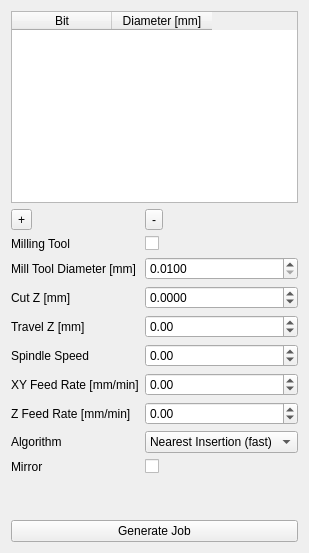
                  <widget class="QWidget" name="drill_page">
                   <layout class="QGridLayout" name="gridLayout_5">
                    <item row="4" column="2">
                     <widget class="QDoubleSpinBox" name="drill_milling_tool_diameter_dsb">
                      <property name="accelerated">
                       <bool>true</bool>
                      </property>
                      <property name="decimals">
                       <number>4</number>
                      </property>
                      <property name="minimum">
                       <double>0.010000000000000</double>
                      </property>
                      <property name="singleStep">
                       <double>0.000100000000000</double>
                      </property>
                     </widget>
                    </item>
                    <item row="7" column="1">
                     <widget class="QLabel" name="drill_travel_z_la">
                      <property name="text">
                       <string>Travel Z [mm]</string>
                      </property>
                     </widget>
                    </item>
                    <item row="2" column="1">
                     <widget class="QToolButton" name="add_drill_tool_tb">
                      <property name="text">
                       <string>+</string>
                      </property>
                     </widget>
                    </item>
                    <item row="12" column="1">
                     <widget class="QLabel" name="drill_z_feed_rate_la">
                      <property name="text">
                       <string>Z Feed Rate [mm/min]</string>
                      </property>
                     </widget>
                    </item>
                    <item row="10" column="1">
                     <widget class="QLabel" name="drill_xy_feed_rate_la">
                      <property name="text">
                       <string>XY Feed Rate [mm/min]</string>
                      </property>
                     </widget>
                    </item>
                    <item row="6" column="1">
                     <widget class="QLabel" name="drill_cut_z_la">
                      <property name="text">
                       <string>Cut Z [mm]</string>
                      </property>
                     </widget>
                    </item>
                    <item row="7" column="2">
                     <widget class="QDoubleSpinBox" name="drill_travel_z_dsb">
                      <property name="accelerated">
                       <bool>true</bool>
                      </property>
                      <property name="decimals">
                       <number>2</number>
                      </property>
                      <property name="minimum">
                       <double>-9999.000000000000000</double>
                      </property>
                      <property name="maximum">
                       <double>9999.000000000000000</double>
                      </property>
                      <property name="singleStep">
                       <double>0.010000000000000</double>
                      </property>
                     </widget>
                    </item>
                    <item row="3" column="1">
                     <widget class="QLabel" name="drill_milling_tool_la">
                      <property name="text">
                       <string>Milling Tool</string>
                      </property>
                     </widget>
                    </item>
                    <item row="2" column="2">
                     <widget class="QToolButton" name="remove_drill_tool_tb">
                      <property name="text">
                       <string>-</string>
                      </property>
                     </widget>
                    </item>
                    <item row="3" column="2">
                     <widget class="QCheckBox" name="drill_milling_tool_chb">
                      <property name="text">
                       <string/>
                      </property>
                     </widget>
                    </item>
                    <item row="13" column="1">
                     <widget class="QLabel" name="drill_optimization_la">
                      <property name="text">
                       <string>Algorithm</string>
                      </property>
                     </widget>
                    </item>
                    <item row="12" column="2">
                     <widget class="QDoubleSpinBox" name="drill_z_feed_rate_dsb">
                      <property name="accelerated">
                       <bool>true</bool>
                      </property>
                      <property name="decimals">
                       <number>2</number>
                      </property>
                      <property name="minimum">
                       <double>-9999.000000000000000</double>
                      </property>
                      <property name="maximum">
                       <double>9999.000000000000000</double>
                      </property>
                     </widget>
                    </item>
                    <item row="0" column="1" colspan="2">
                     <widget class="QTableWidget" name="drill_tw">
                      <property name="selectionBehavior">
                       <enum>QAbstractItemView::SelectionBehavior::SelectItems</enum>
                      </property>
                      <property name="columnCount">
                       <number>2</number>
                      </property>
                      <column>
                       <property name="text">
                        <string>Bit</string>
                       </property>
                      </column>
                      <column>
                       <property name="text">
                        <string>Diameter [mm]</string>
                       </property>
                      </column>
                     </widget>
                    </item>
                    <item row="6" column="2">
                     <widget class="QDoubleSpinBox" name="drill_cut_z_dsb">
                      <property name="decimals">
                       <number>4</number>
                      </property>
                      <property name="minimum">
                       <double>-9999.000000000000000</double>
                      </property>
                      <property name="maximum">
                       <double>9999.000000000000000</double>
                      </property>
                      <property name="singleStep">
                       <double>0.000100000000000</double>
                      </property>
                     </widget>
                    </item>
                    <item row="8" column="2">
                     <widget class="QDoubleSpinBox" name="drill_spindle_speed_dsb">
                      <property name="accelerated">
                       <bool>true</bool>
                      </property>
                      <property name="decimals">
                       <number>2</number>
                      </property>
                      <property name="minimum">
                       <double>-9999.000000000000000</double>
                      </property>
                      <property name="maximum">
                       <double>9999.000000000000000</double>
                      </property>
                     </widget>
                    </item>
                    <item row="8" column="1">
                     <widget class="QLabel" name="drill_spindle_speed_la">
                      <property name="text">
                       <string>Spindle Speed</string>
                      </property>
                     </widget>
                    </item>
                    <item row="10" column="2">
                     <widget class="QDoubleSpinBox" name="drill_xy_feed_rate_dsb">
                      <property name="accelerated">
                       <bool>true</bool>
                      </property>
                      <property name="decimals">
                       <number>2</number>
                      </property>
                      <property name="minimum">
                       <double>-9999.000000000000000</double>
                      </property>
                      <property name="maximum">
                       <double>9999.000000000000000</double>
                      </property>
                     </widget>
                    </item>
                    <item row="4" column="1">
                     <widget class="QLabel" name="drill_milling_tool_diameter_la">
                      <property name="text">
                       <string>Mill Tool Diameter [mm]</string>
                      </property>
                     </widget>
                    </item>
                    <item row="15" column="1" colspan="2">
                     <spacer name="drill_vertical_spacer">
                      <property name="orientation">
                       <enum>Qt::Orientation::Vertical</enum>
                      </property>
                      <property name="sizeHint" stdset="0">
                       <size>
                        <width>20</width>
                        <height>40</height>
                       </size>
                      </property>
                     </spacer>
                    </item>
                    <item row="16" column="1" colspan="2">
                     <widget class="QPushButton" name="drill_generate_job_pb">
                      <property name="text">
                       <string>Generate Job</string>
                      </property>
                     </widget>
                    </item>
                    <item row="14" column="1">
                     <widget class="QLabel" name="drill_mirror_la">
                      <property name="text">
                       <string>Mirror</string>
                      </property>
                     </widget>
                    </item>
                    <item row="14" column="2">
                     <widget class="QCheckBox" name="drill_mirror_chb">
                      <property name="sizePolicy">
                       <sizepolicy hsizetype="Expanding" vsizetype="Fixed">
                        <horstretch>0</horstretch>
                        <verstretch>0</verstretch>
                       </sizepolicy>
                      </property>
                      <property name="minimumSize">
                       <size>
                        <width>123</width>
                        <height>0</height>
                       </size>
                      </property>
                      <property name="text">
                       <string/>
                      </property>
                     </widget>
                    </item>
                    <item row="13" column="2">
                     <widget class="QComboBox" name="drill_algo_choice_cb">
                      <item>
                       <property name="text">
                        <string>Nearest Insertion (fast)</string>
                       </property>
                      </item>
                      <item>
                       <property name="text">
                        <string>2-opt (optimal)</string>
                       </property>
                      </item>
                      <item>
                       <property name="text">
                        <string>Genetic</string>
                       </property>
                      </item>
                     </widget>
                    </item>
                   </layout>
                  </widget>
